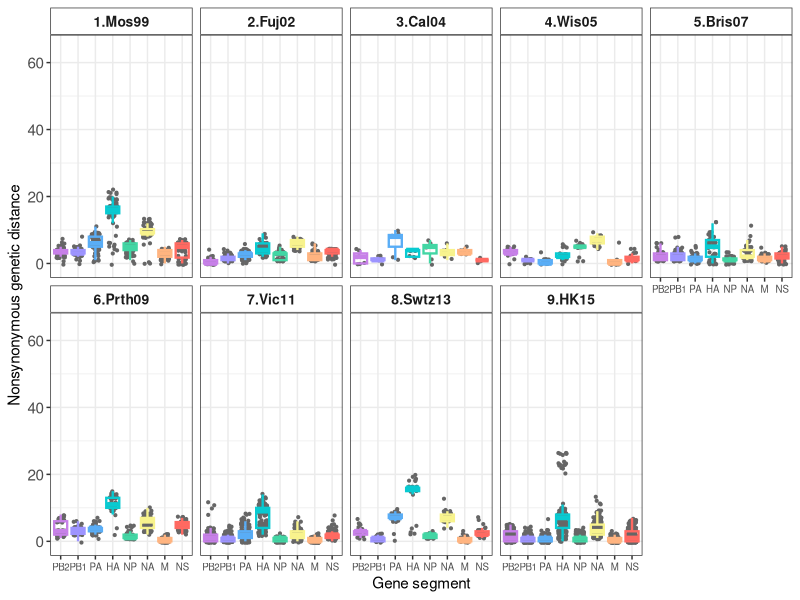
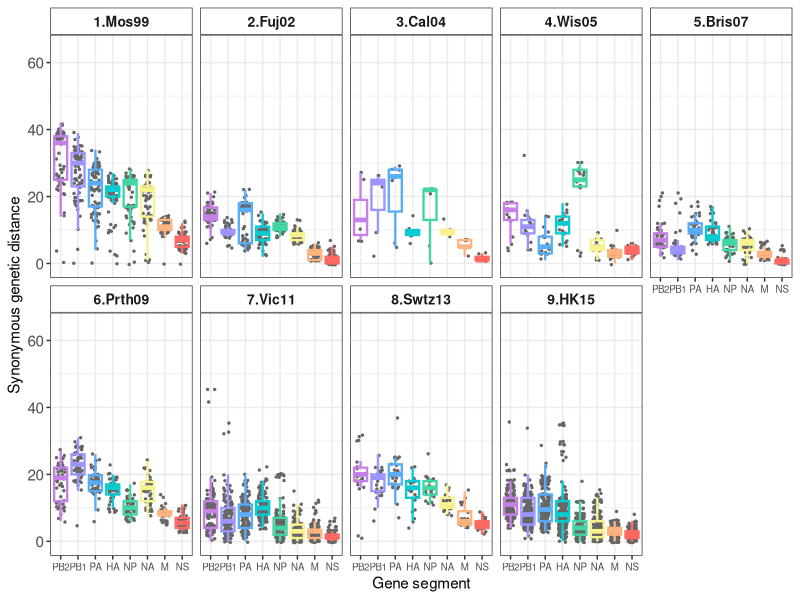
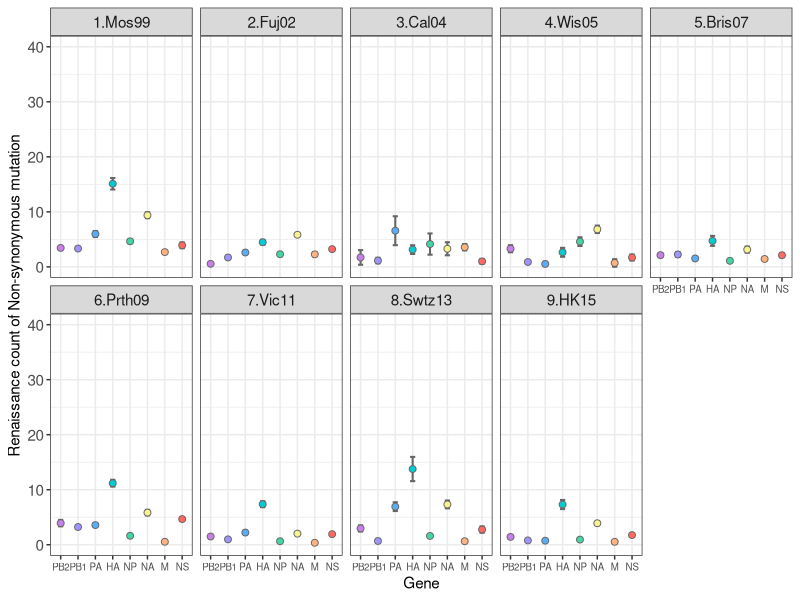
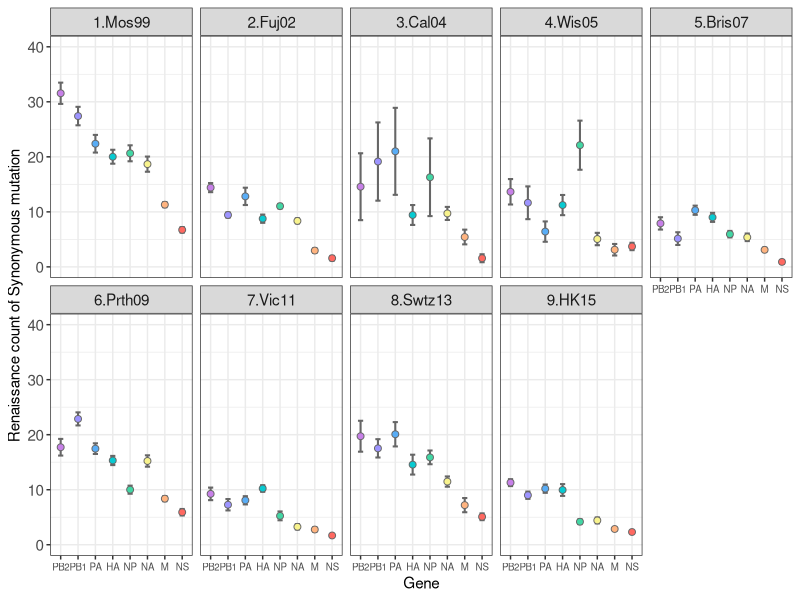
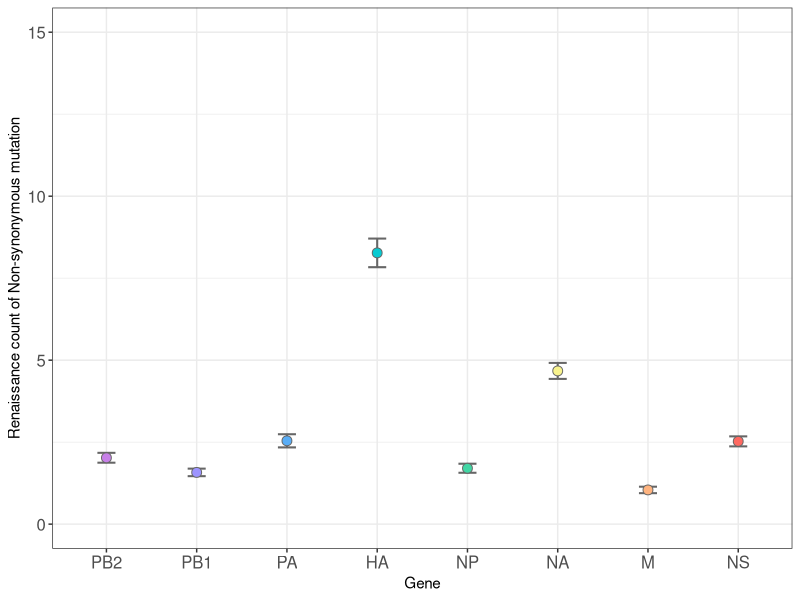
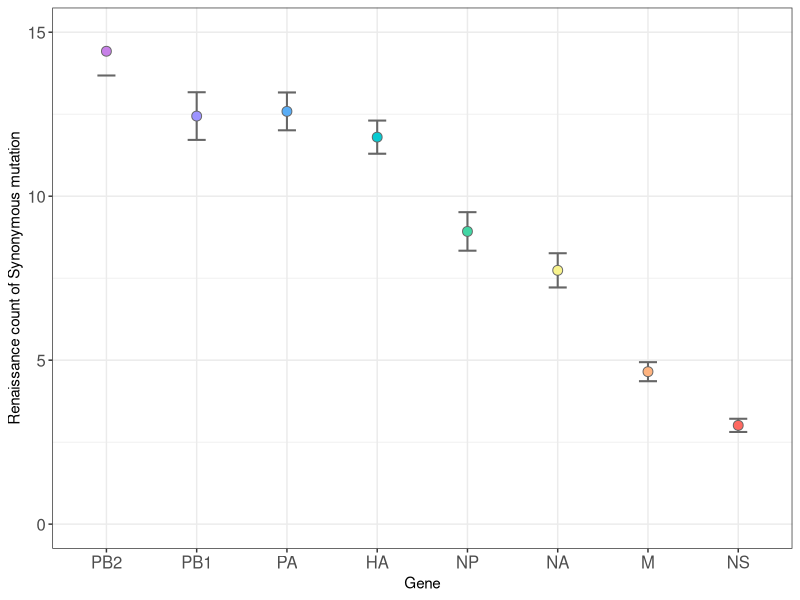
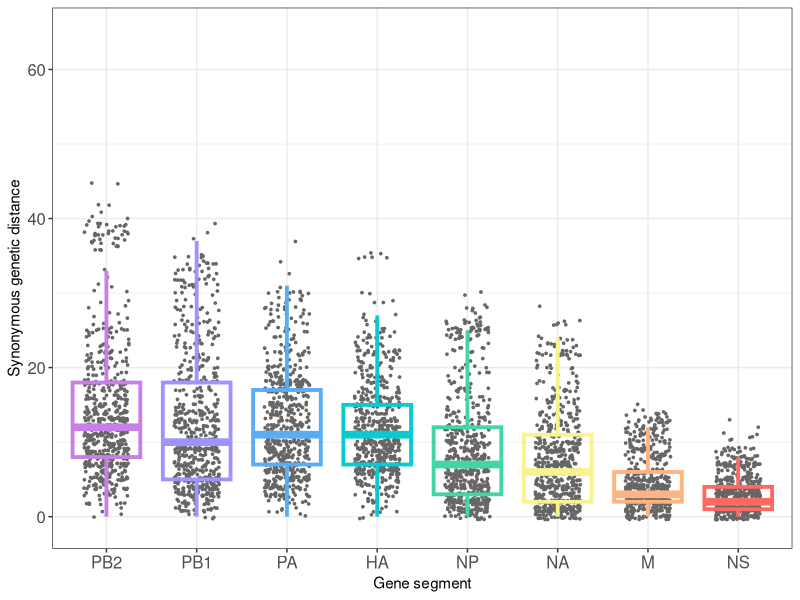
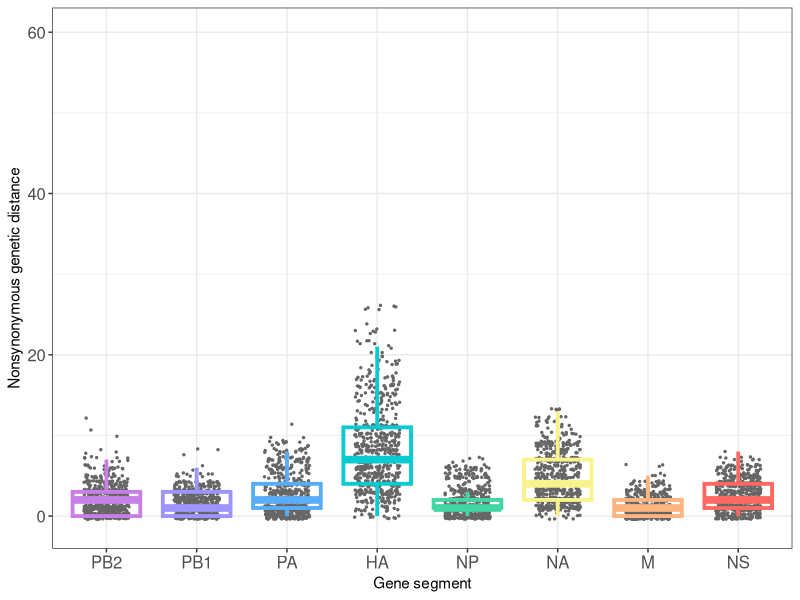

Reproduce these figures in R, in order.
### Seasonal H3N2 Prediction - N and S Genetic distance descriptive ###
## Package ##
library(tidyverse)

## Set working directory ##
setwd("~/H3N2/")

## Data import ##
AllG_NS <- read.csv('1_Data/2_RNSC/3_DistanceLog/AllG_NS.csv', header = T, na.strings = "")

### All Group ###

AllG_NS$Gene <- factor(AllG_NS$Gene, levels = c("PB2", "PB1", "PA", "HA", 
                                                "NP", "NA", "M", "NS"))

GeneCol <- c("#C780E8", "#9D94FF","#59ADF6","#08CAD1","#42D6A4","#F8F38D","#FFB480","#FF6961")

## Descriptive Summary of N & S value by Gene and Vaccine period ##
Desc_all <- AllG_NS %>% 
  group_by(Gene, vaccine_code) %>% 
  summarise(Nmean = mean(Nmedian), Nse = 1.96*sd(Nmedian)/sqrt(n()),
            Smean = mean(Smedian), Sse = 1.96*sd(Smedian)/sqrt(n()),
            n = n())

Desc_all_N_All <- AllG_NS %>% 
  group_by(Gene) %>% 
  summarise(DisMean = mean(Nmedian), DisMedian = median(Nmedian),
            lowerCrIn = quantile(Nmedian, na.rm = T, probs = 0.05),
            UpperCrIn = quantile(Nmedian, na.rm = T, probs = 0.95),
            lower = mean(Nmedian) - 1.96*sd(Nmedian)/sqrt(n()),
            upper = mean(Nmedian) + 1.96*sd(Nmedian)/sqrt(n()),
            n = n())


Desc_all_S_All <- AllG_NS %>% 
  group_by(Gene) %>% 
  summarise(DisMean = mean(Smedian), DisMedian = median(Smedian),
            lowerCrIn = quantile(Smedian, na.rm = T, probs = 0.05),
            UpperCrIn = quantile(Smedian, na.rm = T, probs = 0.95),
            lower = mean(Smedian) - 1.96*sd(Smedian)/sqrt(n()),
            upper = mean(Smedian) + 1.96*sd(Smedian)/sqrt(n()),
            n = n())



Desc_all_N <- AllG_NS %>% 
  group_by(Gene, vaccine_code) %>% 
  summarise(DisMean = mean(Nmedian), DisMedian = median(Nmedian),
            lowerCrIn = quantile(Nmedian, na.rm = T, probs = 0.05),
            UpperCrIn = quantile(Nmedian, na.rm = T, probs = 0.95),
            lower = mean(Nmedian) - 1.96*sd(Nmedian)/sqrt(n()),
            upper = mean(Nmedian) + 1.96*sd(Nmedian)/sqrt(n()),
            n = n())


Desc_all_S <- AllG_NS %>% 
  group_by(Gene, vaccine_code) %>% 
  summarise(DisMean = mean(Smedian), DisMedian = median(Smedian),
            lowerCrIn = quantile(Smedian, na.rm = T, probs = 0.05),
            UpperCrIn = quantile(Smedian, na.rm = T, probs = 0.95),
            lower = mean(Smedian) - 1.96*sd(Smedian)/sqrt(n()),
            upper = mean(Smedian) + 1.96*sd(Smedian)/sqrt(n()),
            n = n())


## Box plot for S value by Gene ##
p <- AllG_NS %>% 
    ggplot() +
    geom_jitter(aes(x= Gene, y= Smedian), width = 0.25, size = 0.6, color = "gray40") +
    geom_boxplot(aes(x= Gene, y = Smedian), color = GeneCol, size = 1.3, outlier.shape = NA, alpha = 0) +
    scale_color_manual(values = GeneCol, guide="none") +
    scale_fill_manual(values = GeneCol, guide="none") +
    ylab("Synonymous genetic distance")+
    xlab("Gene segment")+
    ylim(-1, 65) +
    theme_bw() +
    theme(axis.text.y = element_text(size = 12),
          axis.text.x = element_text(size = 12)) 


ggsave("Synonymous_Distance.svg", plot = p, device = "svg", 
       path = "3_Figures/Fig_2/Fig2A_SynDist",
       width = 700, height = 300, units = "mm", dpi = 720)

## Box plot for N value by Gene ##
p <- AllG_NS %>% 
    ggplot() +
    geom_jitter(aes(x= Gene, y= Nmedian), width = 0.25, size = 0.50, color = "gray40") +
    geom_boxplot(aes(x= Gene, y = Nmedian), color = GeneCol, size = 1.3, outlier.shape = NA, alpha = 0) +
    scale_color_manual(values = GeneCol, guide="none") +
    scale_fill_manual(values = GeneCol, guide="none") +
    ylab("Nonsynonymous genetic distance")+
    xlab("Gene segment")+
    ylim(-1, 60) +
    theme_bw() +
    theme(axis.text.y = element_text(size = 12),
          axis.text.x = element_text(size = 12)) 


ggsave("NonSynonymous_Distance.svg", plot = p, device = "svg", 
       path = "3_Figures/Fig_2/Fig2B_NonSynDist",
       width = 700, height = 300, units = "mm", dpi = 720)




################ For reference ################

## Box + Jitter plot for N value by Gene and Vaccine period ##
AllG_NS %>% 
  ggplot() +
  geom_jitter(aes(x= Gene, y= Nmedian), width = 0.25, size = 0.75, color = "gray40") +
  geom_boxplot(aes(x= Gene, y = Nmedian, color = Gene), size = 0.8, outlier.shape = NA, alpha = 0) +
  scale_color_manual(values = GeneCol, guide="none") +
  scale_fill_manual(values = GeneCol, guide="none") +
  facet_wrap( ~ vaccine_code, nrow = 3, ncol = 5) +
  ylab("Nonsynonymous genetic distance")+
  xlab("Gene segment")+
  theme_bw() +
  ylim(-1, 65) +
  theme(strip.background = element_rect(fill="white"), 
        strip.text.x = element_text(size = 10, face = "bold", family = "sans"),
        axis.text.y = element_text(size = 11),
        axis.text.x = element_text(size = 7))


## Box + Jitter plot for S value by Gene and Vaccine period ##
AllG_NS %>% 
  ggplot() +
  geom_jitter(aes(x= Gene, y= Smedian), width = 0.25, size = 0.50, color = "gray40") +
  geom_boxplot(aes(x= Gene, y = Smedian, color = Gene), size = 0.8, outlier.shape = NA, alpha = 0) +
  scale_color_manual(values = GeneCol, guide="none") +
  scale_fill_manual(values = GeneCol, guide="none") +
  facet_wrap( ~ vaccine_code, nrow = 3, ncol = 5) +
  ylab("Synonymous genetic distance")+
  xlab("Gene segment")+
  theme_bw() +
  ylim(-1, 65) +
  theme(strip.background = element_rect(fill="white"), 
        strip.text.x = element_text(size = 10, face = "bold", family = "sans"),
        axis.text.y = element_text(size = 11),
        axis.text.x = element_text(size = 7))



## Error Bar plot for N value by Gene and Vaccine period ##
Desc_all %>% 
  ggplot() +
  geom_errorbar(aes(x= Gene, ymin=Nmean-Nse,ymax=Nmean+Nse), color = "gray40",
                width=0.3, size = 0.7) +
  geom_point(aes(x= Gene, y=Nmean, fill = Gene), size = 2, shape = 21, color = "gray40") +
  scale_fill_manual(values = GeneCol, guide="none") +
  facet_wrap(~vaccine_code, nrow = 3, ncol = 5) +
  ylab("Renaissance count of Non-synonymous mutation")+
  ylim(0, 40) +
  theme_bw() +
  theme(axis.text.y = element_text(size = 11),
        axis.text.x = element_text(size = 7),
        strip.text = element_text(size=11)) 


## Error Bar plot for S value by Gene and Vaccine period ##
Desc_all %>% 
  ggplot() +
  geom_errorbar(aes(x= Gene, ymin=Smean-Sse, ymax=Smean+Sse), color = "gray40",
                width=0.3, size = 0.7) +
  geom_point(aes(x= Gene, y=Smean, fill = Gene), size = 2, shape = 21, color = "gray40") +
  scale_fill_manual(values = GeneCol, guide="none") +
  facet_wrap(~vaccine_code, nrow = 2, ncol = 5) +
  ylab("Renaissance count of Synonymous mutation")+
  ylim(0, 40) +
  theme_bw() +
  theme(axis.text.y = element_text(size = 11),
        axis.text.x = element_text(size = 7),
        strip.text = element_text(size=11)) 


## Error Bar plot for N value by Gene ##
AllG_NS %>% 
  group_by(Gene) %>% 
  summarise(Nmean = mean(Nmedian), Nse = 1.96*sd(Nmedian)/sqrt(n()),
            Smean = mean(Smedian), Sse = 1.96*sd(Smedian)/sqrt(n()),
            n = n()) %>% 
  ggplot() +
  geom_errorbar(aes(x= Gene, ymin=Nmean-Nse,ymax=Nmean+Nse), color = "gray40",
                width=0.2, size = 0.7) +
  geom_point(aes(x= Gene, y=Nmean, fill = Gene), size = 3, shape = 21, color = "gray40") +
  scale_fill_manual(values = GeneCol, guide="none") +
  ylab("Renaissance count of Non-synonymous mutation")+
  ylim(0, 15) +
  theme_bw() +
  theme(axis.text.y = element_text(size = 12),
        axis.text.x = element_text(size = 12)) 


## Error Bar plot for S value by Gene ##
AllG_NS %>% 
  group_by(Gene) %>% 
  summarise(Nmean = mean(Nmedian), Nse = 1.96*sd(Nmedian)/sqrt(n()),
            Smean = mean(Smedian), Sse = 1.96*sd(Smedian)/sqrt(n()),
            n = n()) %>% 
  ggplot() +
  geom_errorbar(aes(x= Gene, ymin=Smean-Sse, ymax=Smean+Sse), color = "gray40",
                width=0.2, size = 0.7) +
  geom_point(aes(x= Gene, y=Smean, fill = Gene), size = 3, shape = 21, color = "gray40") +
  scale_fill_manual(values = GeneCol, guide="none") +
  ylab("Renaissance count of Synonymous mutation")+
  ylim(0, 15) +
  theme_bw() +
  theme(axis.text.y = element_text(size = 12),
        axis.text.x = element_text(size = 12)) 


